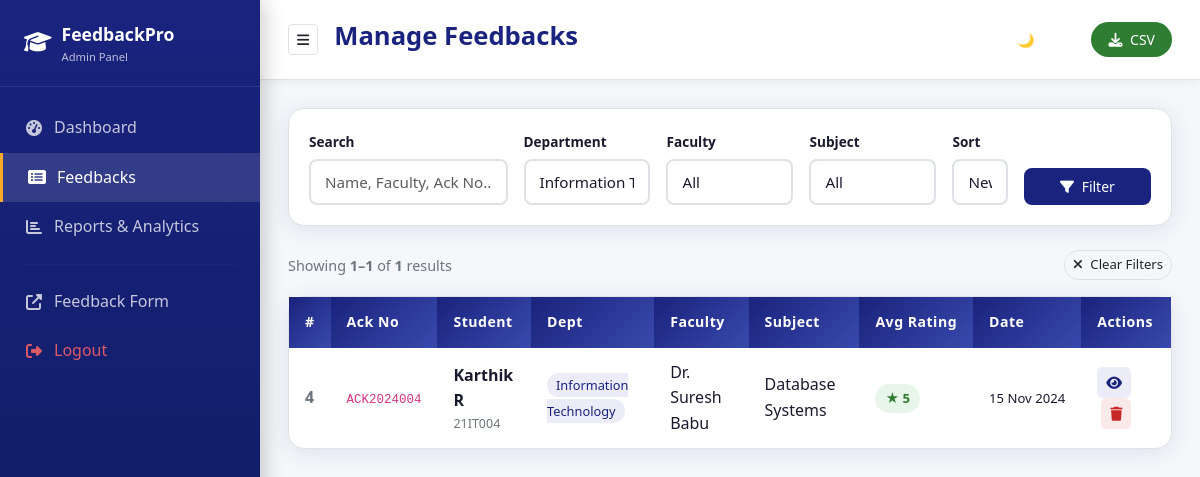
Page /admin/feedbacks.php?dept=Information Technology (signed in) on the committed database.
### tables this page shows
CREATE TABLE IF NOT EXISTS `feedbacks` (
  `id` INT(11) NOT NULL AUTO_INCREMENT,
  `acknowledgement_no` VARCHAR(20) NOT NULL UNIQUE,
  `student_name` VARCHAR(100) DEFAULT NULL COMMENT 'NULL for anonymous',
  `register_number` VARCHAR(20) DEFAULT NULL,
  `department` VARCHAR(100) NOT NULL,
  `year` VARCHAR(10) NOT NULL,
  `section` VARCHAR(5) NOT NULL,
  `email` VARCHAR(150) DEFAULT NULL,
  `faculty_name` VARCHAR(100) NOT NULL,
  `subject_name` VARCHAR(100) NOT NULL,
  `teaching_quality` TINYINT(1) NOT NULL DEFAULT 0,
  `subject_knowledge` TINYINT(1) NOT NULL DEFAULT 0,
  `communication_skills` TINYINT(1) NOT NULL DEFAULT 0,
  `doubt_clarification` TINYINT(1) NOT NULL DEFAULT 0,
  `classroom_interaction` TINYINT(1) NOT NULL DEFAULT 0,
  `punctuality` TINYINT(1) NOT NULL DEFAULT 0,
  `strengths` TEXT DEFAULT NULL,
  `improvements` TEXT DEFAULT NULL,
  `feedback` TEXT DEFAULT NULL,
  `suggestions` TEXT DEFAULT NULL,
  `is_anonymous` TINYINT(1) NOT NULL DEFAULT 0,
  `submitted_at` DATETIME NOT NULL DEFAULT CURRENT_TIMESTAMP,
  PRIMARY KEY (`id`),
  KEY `idx_department` (`department`),
  KEY `idx_faculty` (`faculty_name`),
  KEY `idx_subject` (`subject_name`),
  KEY `idx_submitted` (`submitted_at`)
);

### config/db.php (called while the page is built, shortened)
<?php
function e($str) {
    return htmlspecialchars($str ?? '', ENT_QUOTES, 'UTF-8');
}
?>

### admin/feedbacks.php (the view, shortened to what this page needs)
<?php
require_once '../config/db.php';
$conn = getDB();
$search  = trim($_GET['search'] ?? '');
$dept    = trim($_GET['dept'] ?? '');
$faculty = trim($_GET['faculty'] ?? '');
$subject = trim($_GET['subject'] ?? '');
$sort    = in_array($_GET['sort'] ?? '', ['asc','desc']) ? $_GET['sort'] : 'desc';
$where = ["1=1"];
$params = []; $types = '';
if ($dept)   { $where[] = "department=?"; $params[] = $dept; $types .= 's'; }
$whereStr = implode(' AND ', $where);
$perPage = 15;
$page = max(1, (int)($_GET['page'] ?? 1));
$offset = ($page - 1) * $perPage;
$countStmt = $conn->prepare("SELECT COUNT(*) as c FROM feedbacks WHERE $whereStr");
if ($types) $countStmt->bind_param($types, ...$params);
$countStmt->execute();
$totalRows = $countStmt->get_result()->fetch_assoc()['c'];
$stmt = $conn->prepare("SELECT * FROM feedbacks WHERE $whereStr ORDER BY submitted_at $sort LIMIT $perPage OFFSET $offset");
if ($types) $stmt->bind_param($types, ...$params);
$stmt->execute();
$feedbacks = $stmt->get_result();
$depts    = $conn->query("SELECT DISTINCT department FROM feedbacks ORDER BY department");
?>
<!DOCTYPE html>
<html lang="en" data-theme="light">
<head>
<link href="https://cdn.jsdelivr.net/npm/bootstrap@5.3.0/dist/css/bootstrap.min.css" rel="stylesheet">
<link href="https://cdnjs.cloudflare.com/ajax/libs/font-awesome/6.4.0/css/all.min.css" rel="stylesheet">
<link href="../assets/css/style.css" rel="stylesheet">
</head>
<body>
<div class="admin-sidebar">
  <div class="sidebar-brand"><i class="fas fa-graduation-cap fa-lg"></i><div><div>FeedbackPro</div><div style="font-size:0.7rem;opacity:0.7;font-weight:400;">Admin Panel</div></div></div>
  <nav class="mt-3">
    <a href="dashboard.php" class="nav-link"><i class="fas fa-tachometer-alt"></i> Dashboard</a>
    <a href="feedbacks.php" class="nav-link active"><i class="fas fa-list-alt"></i> Feedbacks</a>
    <a href="reports.php" class="nav-link"><i class="fas fa-chart-bar"></i> Reports & Analytics</a>
    <hr style="border-color:rgba(255,255,255,0.1);margin:12px 24px;">
    <a href="../index.php" class="nav-link" target="_blank"><i class="fas fa-external-link-alt"></i> Feedback Form</a>
    <a href="logout.php" class="nav-link" style="color:rgba(255,100,100,0.85);"><i class="fas fa-sign-out-alt"></i> Logout</a>
  </nav>
</div>
<div class="admin-content">
  <div class="admin-topbar">
    <div class="d-flex align-items-center gap-3">
      <button class="btn btn-sm" id="sidebarToggle" style="border:1px solid var(--border);background:var(--card-bg);"><i class="fas fa-bars"></i></button>
      <div class="page-title">Manage Feedbacks</div>
    </div>
    <div class="d-flex gap-2">
      <button class="theme-toggle" id="themeToggle">🌙 Dark</button>
      <a href="?export=csv&<?= http_build_query(array_filter(['search'=>$search,'dept'=>$dept,'faculty'=>$faculty,'subject'=>$subject])) ?>"
         class="btn btn-sm" style="background:#2e7d32;color:white;border-radius:50px;padding:6px 16px;">
        <i class="fas fa-download me-1"></i> CSV
      </a>
    </div>
  </div>
  <div class="admin-main">
    <div class="filter-bar">
      <form method="GET" action="feedbacks.php">
        <div class="row g-3 align-items-end">
          <div class="col-md-3">
            <label class="form-label fw-600" style="font-size:0.85rem;">Search</label>
            <input type="text" class="form-control form-control-sm" name="search" placeholder="Name, Faculty, Ack No..." value="<?= e($search) ?>">
          </div>
          <div class="col-md-2">
            <label class="form-label fw-600" style="font-size:0.85rem;">Department</label>
            <select class="form-select form-select-sm" name="dept">
              <?php while ($d = $depts->fetch_assoc()): ?>
              <option value="<?= e($d['department']) ?>" <?= $dept===$d['department']?'selected':'' ?>><?= e($d['department']) ?></option>
              <?php endwhile; ?>
            </select>
          </div>
          <div class="col-md-2">
            <label class="form-label fw-600" style="font-size:0.85rem;">Faculty</label>
            <select class="form-select form-select-sm" name="faculty">
              <option value="">All</option>
            </select>
          </div>
          <div class="col-md-2">
            <label class="form-label fw-600" style="font-size:0.85rem;">Subject</label>
            <select class="form-select form-select-sm" name="subject">
              <option value="">All</option>
            </select>
          </div>
          <div class="col-md-1">
            <label class="form-label fw-600" style="font-size:0.85rem;">Sort</label>
            <select class="form-select form-select-sm" name="sort">
              <option value="desc" <?= $sort==='desc'?'selected':'' ?>>Newest</option>
            </select>
          </div>
          <div class="col-md-2">
            <button type="submit" class="btn btn-sm w-100" style="background:var(--primary);color:white;border-radius:8px;padding:7px;">
              <i class="fas fa-filter me-1"></i> Filter
            </button>
          </div>
        </div>
      </form>
    </div>
    <div class="d-flex justify-content-between align-items-center mb-3">
      <div style="color:var(--text-muted);font-size:0.9rem;">
        Showing <strong><?= min($offset+1, $totalRows) ?>–<?= min($offset+$perPage, $totalRows) ?></strong> of <strong><?= $totalRows ?></strong> results
      </div>
      <a href="feedbacks.php" class="btn btn-sm" style="border:1px solid var(--border);border-radius:50px;font-size:0.82rem;">
        <i class="fas fa-times me-1"></i> Clear Filters
      </a>
    </div>
    <div class="card">
      <div class="table-responsive">
        <table class="table-custom w-100">
          <thead>
            <tr>
              <th>#</th><th>Ack No</th><th>Student</th><th>Dept</th><th>Faculty</th>
              <th>Subject</th><th>Avg Rating</th><th>Date</th><th>Actions</th>
            </tr>
          </thead>
          <tbody>
            <?php if ($feedbacks->num_rows === 0): ?>
            <tr><td colspan="9" class="text-center py-4" style="color:var(--text-muted);">
              <i class="fas fa-inbox fa-2x mb-2 d-block"></i>No feedbacks found.
            </td></tr>
            <?php else: while ($fb = $feedbacks->fetch_assoc()):
              $avg = round(($fb['teaching_quality']+$fb['subject_knowledge']+$fb['communication_skills']+$fb['doubt_clarification']+$fb['classroom_interaction']+$fb['punctuality'])/6, 1);
            ?>
            <tr>
              <td style="font-weight:600;color:var(--text-muted);"><?= $fb['id'] ?></td>
              <td><code style="font-size:0.78rem;"><?= e($fb['acknowledgement_no']) ?></code></td>
              <td>
                <?php if ($fb['is_anonymous']): ?>
                  <span style="color:var(--text-muted);"><i class="fas fa-user-secret me-1"></i>Anonymous</span>
                <?php else: ?>
                  <div style="font-weight:600;"><?= e($fb['student_name'] ?? 'N/A') ?></div>
                  <div style="font-size:0.78rem;color:var(--text-muted);"><?= e($fb['register_number'] ?? '') ?></div>
                <?php endif; ?>
              </td>
              <td><span style="font-size:0.8rem;background:rgba(57,73,171,0.1);color:var(--primary);padding:3px 9px;border-radius:50px;"><?= e($fb['department']) ?></span></td>
              <td style="font-weight:500;"><?= e($fb['faculty_name']) ?></td>
              <td><?= e($fb['subject_name']) ?></td>
              <td><span class="badge-rating rating-<?= round($avg) ?>">★ <?= $avg ?></span></td>
              <td style="font-size:0.82rem;white-space:nowrap;"><?= date('d M Y', strtotime($fb['submitted_at'])) ?></td>
              <td>
                <button class="btn btn-sm" style="background:rgba(57,73,171,0.1);color:var(--primary);border-radius:6px;"
                        data-bs-toggle="modal" data-bs-target="#modal<?= $fb['id'] ?>">
                  <i class="fas fa-eye"></i>
                </button>
                <button class="btn btn-sm ms-1" style="background:rgba(198,40,40,0.1);color:#c62828;border-radius:6px;"
                        onclick="confirmDelete(<?= $fb['id'] ?>)">
                  <i class="fas fa-trash"></i>
                </button>
              </td>
            </tr>
            <?php endwhile; endif; ?>
          </tbody>
        </table>
      </div>
    </div>
  </div>
</div>
</body>
</html>

### assets/css/style.css (style rules this page uses)
:root { --primary: #1a237e; --primary-light: #3949ab; --secondary: #0d47a1; --accent: #ff6f00; --accent-light: #ffa726; --success: #2e7d32; --danger: #c62828; --warning: #f57f17; --info: #01579b; --light-bg: #f5f7fa; --dark-bg: #0a0e1a; --card-bg: #ffffff; --text-main: #1a1a2e; --text-muted: #6c757d; --border: #dee2e6; --shadow: 0 4px 24px rgba(26,35,126,0.10); --shadow-hover: 0 8px 32px rgba(26,35,126,0.18); --radius: 16px; --radius-sm: 8px; --transition: all 0.3s cubic-bezier(0.4,0,0.2,1); }
* { box-sizing: border-box; margin: 0; padding: 0; }
body { font-family: 'Segoe UI', system-ui, -apple-system, sans-serif; background: var(--light-bg); color: var(--text-main); transition: var(--transition); line-height: 1.6; }
.card { background: var(--card-bg); border: 1px solid var(--border); border-radius: var(--radius); box-shadow: var(--shadow); transition: var(--transition); }
.form-control, .form-select { border: 2px solid var(--border); border-radius: var(--radius-sm); padding: 10px 14px; font-size: 0.95rem; transition: var(--transition); background: var(--card-bg); color: var(--text-main); }
.form-label { font-weight: 600; color: var(--text-main); margin-bottom: 6px; font-size: 0.9rem; }
.table-custom { width: 100%; border-collapse: separate; border-spacing: 0; }
.table-custom thead th { background: linear-gradient(135deg, var(--primary), var(--primary-light)); color: white; padding: 14px 16px; font-weight: 600; font-size: 0.88rem; letter-spacing: 0.5px; border: none; white-space: nowrap; }
.table-custom tbody tr { transition: var(--transition); border-bottom: 1px solid var(--border); }
.table-custom td { padding: 12px 16px; vertical-align: middle; color: var(--text-main); }
.badge-rating { display: inline-flex; align-items: center; gap: 4px; padding: 4px 10px; border-radius: 50px; font-size: 0.82rem; font-weight: 600; }
.rating-5 { background: #e8f5e9; color: #2e7d32; }
.theme-toggle { background: rgba(255,255,255,0.15); border: 1px solid rgba(255,255,255,0.25); color: white; border-radius: 50px; padding: 6px 14px; cursor: pointer; font-size: 0.85rem; transition: var(--transition); }
.admin-sidebar { background: linear-gradient(180deg, var(--primary) 0%, #0d1b5e 100%); min-height: 100vh; width: 260px; position: fixed; left: 0; top: 0; z-index: 1000; padding-top: 0; transition: var(--transition); box-shadow: 4px 0 20px rgba(0,0,0,0.2); }
.admin-sidebar .sidebar-brand { padding: 20px 24px; border-bottom: 1px solid rgba(255,255,255,0.1); color: white; font-weight: 700; font-size: 1.1rem; display: flex; align-items: center; gap: 10px; }
.admin-sidebar .nav-link { color: rgba(255,255,255,0.75); padding: 12px 24px; border-radius: 0; transition: var(--transition); display: flex; align-items: center; gap: 10px; font-weight: 500; }
.admin-sidebar .nav-link:hover, .admin-sidebar .nav-link.active { background: rgba(255,255,255,0.12); color: white; border-left: 3px solid var(--accent-light); }
.admin-sidebar .nav-link i { width: 20px; text-align: center; }
.admin-content { margin-left: 260px; min-height: 100vh; background: var(--light-bg); transition: var(--transition); }
.admin-topbar { background: var(--card-bg); padding: 16px 28px; border-bottom: 1px solid var(--border); display: flex; justify-content: space-between; align-items: center; box-shadow: 0 2px 10px rgba(0,0,0,0.05); position: sticky; top: 0; z-index: 100; }
.admin-main { padding: 28px; }
.filter-bar { background: var(--card-bg); border: 1px solid var(--border); border-radius: var(--radius); padding: 20px; margin-bottom: 24px; box-shadow: var(--shadow); }
.page-title { font-size: 1.6rem; font-weight: 800; color: var(--primary); margin-bottom: 6px; }

### rows in the picture
feedbacks: id "4", acknowledgement_no "ACK2024004", student_name "Karthik R", register_number "21IT004", department "Information Technology", faculty_name "Dr. Suresh Babu", subject_name "Database Systems", teaching_quality "5", submitted_at "15 Nov 2024"

### other values in the picture
min($offset+1, $totalRows) "1"
min($offset+$perPage, $totalRows) "1"
$totalRows "1"
form field dept "Information Technology"
